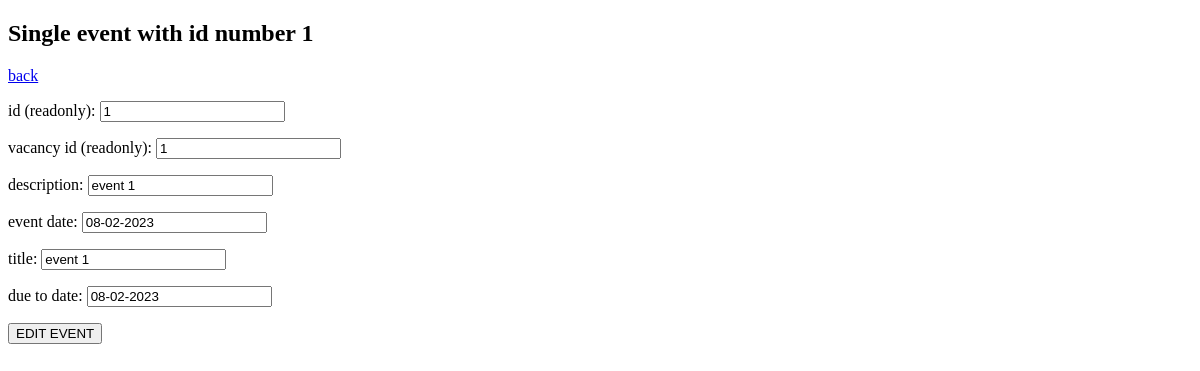
Before: /vacancy/1/events/1/ with the older database file.
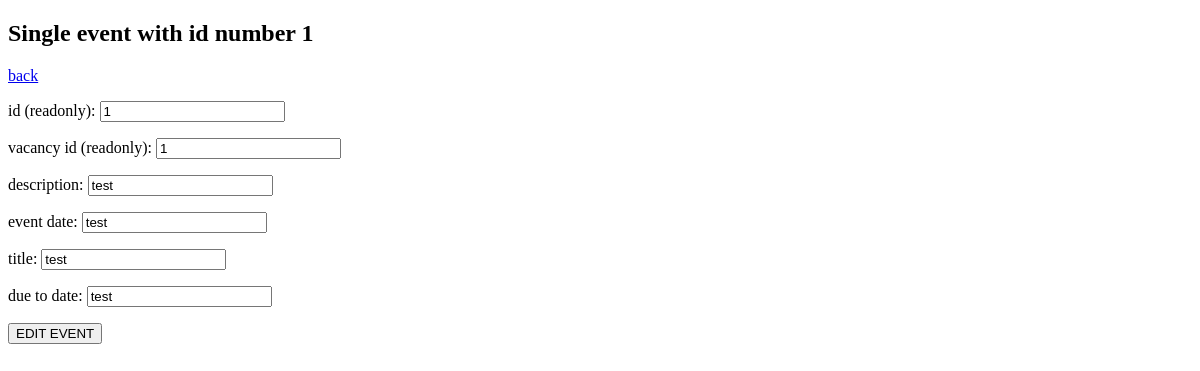
After: the same page with the newer database file.
### models.py (models this page shows, shortened)
class Event(Base):
    __tablename__ = 'event'
    id = Column(Integer, primary_key=True, unique=True, autoincrement=True, nullable=False)
    vacancy_id = Column(Integer, nullable=False)
    description = Column(Text, nullable=False)
    event_date = Column(String(10), nullable=False)
    title = Column(String(50), nullable=False)
    due_to_date = Column(String(10), nullable=False)
    status = Column(Integer, nullable=False, default=0)

### app.py (the view, shortened to what this page needs)
@app.route('/vacancy/<int:vacancy_id>/events/<int:event_id>/', methods=['GET', 'POST'])
def vacancy_event_single(vacancy_id, event_id):
    result = al_db.db_session.query(models.Event).get(event_id)
    return render_template('event_single.html', object=result)

### templates/event_single.html (shortened to what this page needs)
<!DOCTYPE html>
<html lang="en">
<head>
</head>
<body>
<h2>Single event with id number {{ object.id }}</h2>
<a href="../">back</a>
<form action="/vacancy/{{object.vacancy_id}}/events/{{ object.id }}/" method="POST">
    <p>id (readonly):           <input type="text" name="id" value="{{ object.id }}" readonly></p>
    <p>vacancy id (readonly):   <input type="text" name="vacancy_id" value="{{ object.vacancy_id }}" readonly></p>
    <p>description:             <input type="text" name="description" value="{{ object.description }}"></p>
    <p>event date:              <input type="text" name="event_date" value="{{ object.event_date }}"></p>
    <p>title:                   <input type="text" name="title" value="{{ object.title }}"></p>
    <p>due to date:             <input type="text" name="due_to_date" value="{{ object.due_to_date }}"></p>
    <input type="submit" value="EDIT EVENT">
</form>
</body>
</html>

Changed rows visible on the page:
changed Event id 1: description "event 1" → "test"; event_date "08-02-2023" → "test"; title "event 1" → "test"; due_to_date "08-02-2023" → "test"
